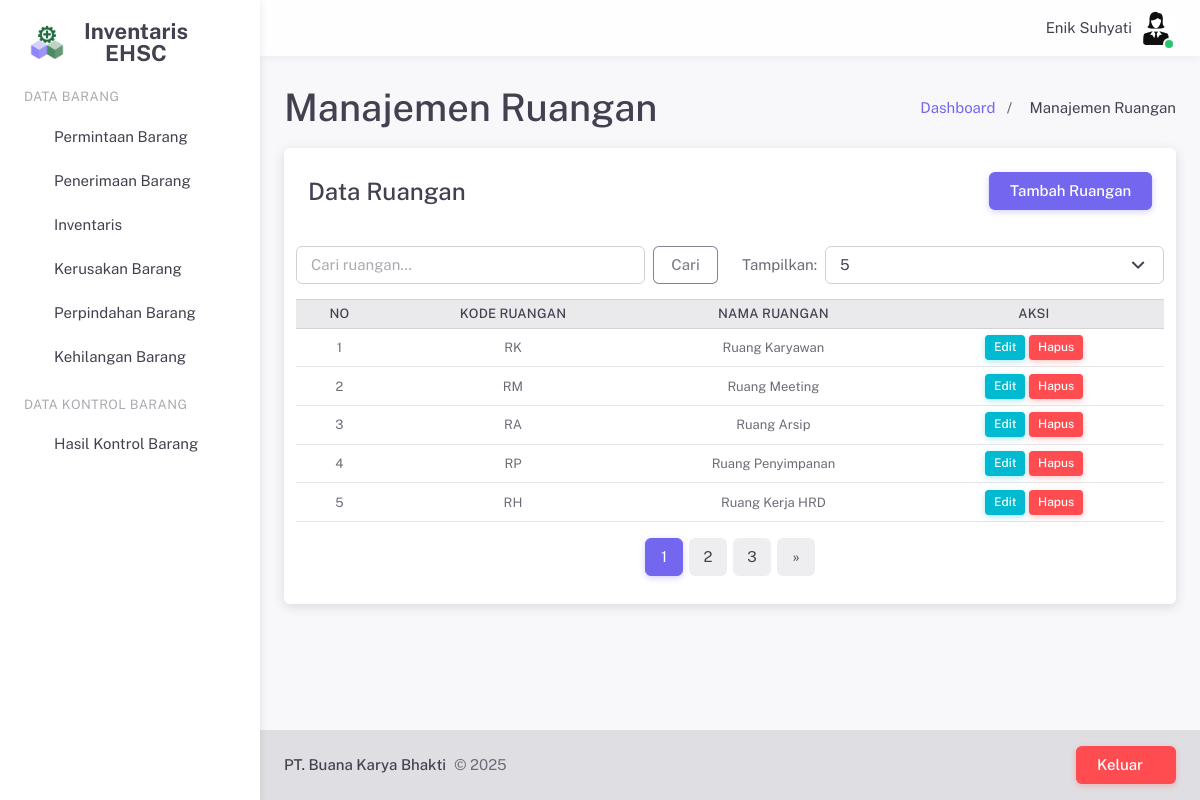
/pages/ruangan.php (signed in), run on the app's committed database.
### tables this page shows
CREATE TABLE `user` (
  `id_user` int(11) NOT NULL,
  `nama` varchar(255) NOT NULL,
  `username` varchar(255) NOT NULL,
  `password` varchar(255) NOT NULL,
  `email` varchar(255) NOT NULL,
  `jabatan` varchar(255) NOT NULL,
  `foto` varchar(255) NOT NULL,
  `hak_akses` int(11) NOT NULL
);

CREATE TABLE `ruangan` (
  `id_ruangan` int(11) NOT NULL,
  `kode_ruangan` varchar(10) NOT NULL,
  `nama_ruangan` varchar(25) NOT NULL
);

### server/sessionHandler.php (called while the page is built, shortened)
<?php
$id_user = $_SESSION['id_user'];
?>

### server/crudRuangan.php (called while the page is built, shortened)
<?php
$limit = isset($_GET['limit']) ? (int) $_GET['limit'] : 5;
$page = isset($_GET['page']) ? (int) $_GET['page'] : 1;
$offset = ($page - 1) * $limit;
$search = isset($_POST['search']) ? $_POST['search'] : '';
$query = "SELECT * FROM ruangan WHERE nama_ruangan LIKE '%$search%' OR kode_ruangan LIKE '%$search%' LIMIT $limit OFFSET $offset";
$result = mysqli_query($conn, $query);
$totalQuery = "SELECT COUNT(*) as total FROM ruangan WHERE nama_ruangan LIKE '%$search%' OR kode_ruangan LIKE '%$search%'";
$totalResult = mysqli_query($conn, $totalQuery);
$totalRow = mysqli_fetch_assoc($totalResult);
$totalPages = ceil($totalRow['total'] / $limit);
?>

### pages/ruangan.php (the view, shortened to what this page needs)
<?php
require('../server/sessionHandler.php');
require_once('../server/configDB.php');
require('../server/crudRuangan.php');
require('../layouts/header.php');
?>
<div class="layout-wrapper layout-content-navbar">
    <div class="layout-container">
        <?php require('../layouts/sidePanel.php'); ?>
        <div class="layout-page">
            <?php require('../layouts/navbar.php'); ?>
            <div class="content-wrapper">
                <div class="container-xxl flex-grow-1 container-p-y">
                    <div class="d-flex justify-content-between align-items-center mb-2">
                        <div>
                            <h2 class="mb-1">Manajemen Ruangan</h2>
                        </div>
                        <div class="mt-3">
                            <nav aria-label="breadcrumb">
                                <ol class="breadcrumb breadcrumb-style1">
                                    <li class="breadcrumb-item">
                                        <a href="dashboard.php">Dashboard</a>
                                    </li>
                                    <li class="breadcrumb-item active">Manajemen Ruangan</li>
                                </ol>
                            </nav>
                        </div>
                    </div>
                    <div class="card">
                        <h4 class="card-header d-flex justify-content-between align-items-center">
                            Data Ruangan
                            <button type="button" class="btn btn-primary" data-bs-toggle="modal"
                                data-bs-target="#tambahRuanganModal">Tambah Ruangan</button>
                        </h4>
                        <div class="row p-3">
                            <div class="col-md-6">
                                <form method="POST" class="d-flex">
                                    <input type="text" class="form-control me-2" name="search"
                                        placeholder="Cari ruangan..." value="<?php echo $search; ?>">
                                    <button class="btn btn-outline-secondary" type="submit">Cari</button>
                                </form>
                            </div>
                            <div class="col-md-6">
                                <form class="d-flex justify-content-end align-items-center">
                                    <label for="limit" class="label me-2">Tampilkan:</label>
                                    <select id="limit" class="select2 form-select" onchange="location = this.value;">
                                        <option value="ruangan.php?limit=5" <?php if ($limit == 5) echo 'selected'; ?>>5
                                        </option>
                                    </select>
                                </form>
                            </div>
                            <div class="table-responsive text-nowrap" style="max-height: 340px;">
                                <table class="table table-hover table-sm small">
                                    <thead class="table-light">
                                        <tr>
                                            <th class="text-center align-middle w-50px">No</th>
                                            <th class="text-center align-middle w-150px">Kode Ruangan</th>
                                            <th class="text-center align-middle w-150px">Nama Ruangan</th>
                                            <th class="text-center align-middle w-150px">Aksi</th>
                                        </tr>
                                    </thead>
                                    <tbody>
                                        <?php
                                        $no = $offset + 1;
                                        while ($row = mysqli_fetch_assoc($result)) {
                                        ?>
                                        <tr>
                                            <td class="text-center align-middle"><?php echo $no++; ?></td>
                                            <td class="text-center align-middle"><?php echo $row['kode_ruangan']; ?>
                                            </td>
                                            <td class="text-center align-middle"><?php echo $row['nama_ruangan']; ?>
                                            </td>
                                            <td class="text-center align-middle">
                                                <button class="btn btn-info btn-sm" data-bs-toggle="modal"
                                                    data-bs-target="#modal-update-<?php echo $row['id_ruangan']; ?>">Edit</button>
                                                <button type="button" class="btn btn-danger btn-sm"
                                                    data-bs-toggle="modal"
                                                    data-bs-target="#modal-delete-<?php echo $row['id_ruangan']; ?>">Hapus</button>
                                            </td>
                                        </tr>
                                        <?php } ?>
                                    </tbody>
                                </table>
                            </div>
                            <nav aria-label="Page navigation" class="mt-4">
                                <ul class="pagination pagination-rounded justify-content-center">
                                    <?php for ($i = 1; $i <= $totalPages; $i++) { ?>
                                    <li class="page-item <?php if ($i == $page)
                                        echo 'active'; ?>">
                                        <a class="page-link" href="?page=<?php echo $i; ?>"><?php echo $i; ?></a>
                                    </li>
                                    <?php } ?>
                                    <?php if ($page < $totalPages) { ?>
                                    <li class="page-item">
                                        <a class="page-link" href="?page=<?php echo $page + 1; ?>" aria-label="Next">
                                            <span aria-hidden="true">&raquo;</span>
                                        </a>
                                    </li>
                                    <?php } ?>
                                </ul>
                            </nav>
                        </div>
                    </div>
                </div>
                <?php require('../layouts/footer.php'); ?>
            </div>
        </div>
    </div>

### layouts/navbar.php (shortened to what this page needs)
<?php
require_once('../server/configDB.php');
$query = mysqli_query($conn, "SELECT nama, jabatan, foto FROM user WHERE id_user='$id_user'");
$user = mysqli_fetch_array($query);
$photo_path = "../upload/user/" . $user['foto'];
?>
<nav class="layout-navbar navbar navbar-expand-xl align-items-center bg-navbar-theme" id="layout-navbar">
    <div class="container-xxl">
        <div class="navbar-nav-right d-flex align-items-center" id="navbar-collapse">
            <ul class="navbar-nav flex-row align-items-center ms-auto">
                <span class="ms-2 m-1"><?php echo $user['nama']; ?></span>
                <li class="nav-item navbar-dropdown dropdown-user dropdown">
                    <a class="nav-link dropdown-toggle hide-arrow p-0" data-bs-toggle="dropdown">
                        <div class="avatar avatar-online">
                            <img src="<?php echo $photo_path; ?>" alt class="rounded-circle" />
                        </div>
                    </a>
                </li>
            </ul>
        </div>
</nav>

### pages/ruangan.php (style rules this page uses)
.w-50px { width: 50px !important; }
.w-150px { width: 150px !important; }
.table-sm td, .table-sm th { padding: 0.4rem !important; }
.btn-sm { padding: 0.2rem 0.5rem !important; font-size: 0.75rem !important; }

### data on the page
user: nama "Enik Suhyati", foto (picture)
ruangan: kode_ruangan "RK", nama_ruangan "Ruang Karyawan"
ruangan: kode_ruangan "RM", nama_ruangan "Ruang Meeting"
ruangan: kode_ruangan "RA", nama_ruangan "Ruang Arsip"
ruangan: kode_ruangan "RP", nama_ruangan "Ruang Penyimpanan"
ruangan: kode_ruangan "RH", nama_ruangan "Ruang Kerja HRD"
